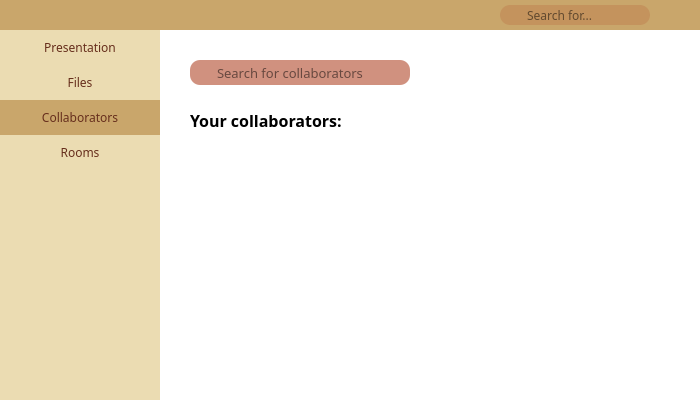
<?xml version="1.0" encoding="UTF-8"?>
<ui version="4.0">
 <class>Dialog</class>
 <widget class="QDialog" name="Dialog">
  <property name="geometry">
   <rect>
    <x>0</x>
    <y>0</y>
    <width>700</width>
    <height>400</height>
   </rect>
  </property>
  <property name="font">
   <font>
    <family>Montserrat,sans-serif</family>
    <pointsize>9</pointsize>
    <weight>50</weight>
    <italic>false</italic>
    <bold>false</bold>
   </font>
  </property>
  <property name="windowTitle">
   <string>Dialog</string>
  </property>
  <property name="styleSheet">
   <string notr="true">background-color: rgb(255, 255, 255);font-family: 'Montserrat', sans-serif;</string>
  </property>
  <widget class="QLabel" name="orizontalBar">
   <property name="geometry">
    <rect>
     <x>0</x>
     <y>0</y>
     <width>700</width>
     <height>30</height>
    </rect>
   </property>
   <property name="styleSheet">
    <string notr="true">background-color:#C9A66B;</string>
   </property>
   <property name="text">
    <string/>
   </property>
  </widget>
  <widget class="QLabel" name="lateralMenu">
   <property name="geometry">
    <rect>
     <x>0</x>
     <y>30</y>
     <width>160</width>
     <height>370</height>
    </rect>
   </property>
   <property name="styleSheet">
    <string notr="true">background-color:#EBDCB2</string>
   </property>
   <property name="text">
    <string/>
   </property>
  </widget>
  <widget class="QLabel" name="roomsLabel">
   <property name="geometry">
    <rect>
     <x>0</x>
     <y>135</y>
     <width>160</width>
     <height>35</height>
    </rect>
   </property>
   <property name="cursor">
    <cursorShape>PointingHandCursor</cursorShape>
   </property>
   <property name="styleSheet">
    <string notr="true">#roomsLabel{
background-color:#EBDCB2;
color : #662E1C;
}
#roomsLabel::hover{
background-color:#c49d5d;
}
</string>
   </property>
   <property name="text">
    <string>Rooms</string>
   </property>
   <property name="alignment">
    <set>Qt::AlignCenter</set>
   </property>
  </widget>
  <widget class="QLabel" name="filesLabel">
   <property name="geometry">
    <rect>
     <x>0</x>
     <y>65</y>
     <width>160</width>
     <height>35</height>
    </rect>
   </property>
   <property name="cursor">
    <cursorShape>PointingHandCursor</cursorShape>
   </property>
   <property name="styleSheet">
    <string notr="true">#filesLabel{
background-color:#EBDCB2;
color : #662E1C;
}
#filesLabel::hover{
background-color:#c49d5d;
}</string>
   </property>
   <property name="text">
    <string>Files</string>
   </property>
   <property name="alignment">
    <set>Qt::AlignCenter</set>
   </property>
  </widget>
  <widget class="QLabel" name="presentationLabel">
   <property name="geometry">
    <rect>
     <x>0</x>
     <y>30</y>
     <width>160</width>
     <height>35</height>
    </rect>
   </property>
   <property name="cursor">
    <cursorShape>PointingHandCursor</cursorShape>
   </property>
   <property name="styleSheet">
    <string notr="true">#presentationLabel{
background-color:#EBDCB2;
color : #662E1C;
}
#presentationLabel::hover{
background-color:#c49d5d;
}</string>
   </property>
   <property name="text">
    <string>Presentation</string>
   </property>
   <property name="alignment">
    <set>Qt::AlignCenter</set>
   </property>
  </widget>
  <widget class="QLabel" name="collabLabel">
   <property name="geometry">
    <rect>
     <x>0</x>
     <y>100</y>
     <width>160</width>
     <height>35</height>
    </rect>
   </property>
   <property name="cursor">
    <cursorShape>PointingHandCursor</cursorShape>
   </property>
   <property name="styleSheet">
    <string notr="true">#collabLabel{
background-color:#C9A66B;
color : #662E1C;
}
#collabLabel::hover{
background-color:#c49d5d;
}</string>
   </property>
   <property name="text">
    <string>Collaborators</string>
   </property>
   <property name="alignment">
    <set>Qt::AlignCenter</set>
   </property>
  </widget>
  <widget class="QLabel" name="arrowIcon">
   <property name="geometry">
    <rect>
     <x>10</x>
     <y>5</y>
     <width>20</width>
     <height>20</height>
    </rect>
   </property>
   <property name="cursor">
    <cursorShape>PointingHandCursor</cursorShape>
   </property>
   <property name="styleSheet">
    <string notr="true">#arrowIcon{
background-color:none;
}
#arrowIcon::hover{
background-color:#a18555;
}</string>
   </property>
   <property name="text">
    <string/>
   </property>
   <property name="pixmap">
    <pixmap>Images/back_arrow.png</pixmap>
   </property>
   <property name="scaledContents">
    <bool>true</bool>
   </property>
  </widget>
  <widget class="QLineEdit" name="searchInput">
   <property name="geometry">
    <rect>
     <x>500</x>
     <y>5</y>
     <width>150</width>
     <height>20</height>
    </rect>
   </property>
   <property name="styleSheet">
    <string notr="true">#searchInput{
background-color:rgb(175, 68, 37, 51); border-radius: 10px; border:none; padding-left:25px
}
#searchInput::hover{
cursor:text;
}</string>
   </property>
   <property name="placeholderText">
    <string>Search for...</string>
   </property>
  </widget>
  <widget class="QLabel" name="userIcon">
   <property name="geometry">
    <rect>
     <x>670</x>
     <y>1</y>
     <width>28</width>
     <height>28</height>
    </rect>
   </property>
   <property name="cursor">
    <cursorShape>PointingHandCursor</cursorShape>
   </property>
   <property name="styleSheet">
    <string notr="true">#userIcon{
background-color:none;
}
#userIcon::hover{
background-color:#a18555;
}</string>
   </property>
   <property name="text">
    <string/>
   </property>
   <property name="pixmap">
    <pixmap>Images/profile_image.png</pixmap>
   </property>
   <property name="scaledContents">
    <bool>true</bool>
   </property>
  </widget>
  <widget class="QLabel" name="presentationIcon">
   <property name="geometry">
    <rect>
     <x>15</x>
     <y>38</y>
     <width>21</width>
     <height>21</height>
    </rect>
   </property>
   <property name="styleSheet">
    <string notr="true">background-color:none;</string>
   </property>
   <property name="text">
    <string/>
   </property>
   <property name="pixmap">
    <pixmap>Images/present.png</pixmap>
   </property>
   <property name="scaledContents">
    <bool>true</bool>
   </property>
  </widget>
  <widget class="QLabel" name="collabIcon">
   <property name="geometry">
    <rect>
     <x>15</x>
     <y>108</y>
     <width>21</width>
     <height>21</height>
    </rect>
   </property>
   <property name="styleSheet">
    <string notr="true">background-color:none;</string>
   </property>
   <property name="text">
    <string/>
   </property>
   <property name="pixmap">
    <pixmap>Images/collab.png</pixmap>
   </property>
   <property name="scaledContents">
    <bool>true</bool>
   </property>
  </widget>
  <widget class="QLabel" name="roomsIcon">
   <property name="geometry">
    <rect>
     <x>15</x>
     <y>143</y>
     <width>21</width>
     <height>21</height>
    </rect>
   </property>
   <property name="autoFillBackground">
    <bool>false</bool>
   </property>
   <property name="styleSheet">
    <string notr="true">background-color:none;</string>
   </property>
   <property name="text">
    <string/>
   </property>
   <property name="pixmap">
    <pixmap>Images/room.png</pixmap>
   </property>
   <property name="scaledContents">
    <bool>true</bool>
   </property>
  </widget>
  <widget class="QLabel" name="filesIcon">
   <property name="geometry">
    <rect>
     <x>15</x>
     <y>73</y>
     <width>21</width>
     <height>21</height>
    </rect>
   </property>
   <property name="styleSheet">
    <string notr="true">background-color:none;</string>
   </property>
   <property name="text">
    <string/>
   </property>
   <property name="pixmap">
    <pixmap>Images/file.png</pixmap>
   </property>
   <property name="scaledContents">
    <bool>true</bool>
   </property>
  </widget>
  <widget class="QLineEdit" name="collabSearch">
   <property name="geometry">
    <rect>
     <x>190</x>
     <y>60</y>
     <width>220</width>
     <height>25</height>
    </rect>
   </property>
   <property name="font">
    <font>
     <family>Montserrat,sans-serif</family>
     <pointsize>10</pointsize>
    </font>
   </property>
   <property name="styleSheet">
    <string notr="true">#collabSearch {
color : #808080;
color: black;
background-color: rgb(175, 68, 37, 150);
border-radius: 10px;
border:none;
padding-left:25px;
}</string>
   </property>
   <property name="placeholderText">
    <string>Search for collaborators</string>
   </property>
  </widget>
  <widget class="QLabel" name="searchIcon">
   <property name="geometry">
    <rect>
     <x>505</x>
     <y>7</y>
     <width>15</width>
     <height>15</height>
    </rect>
   </property>
   <property name="cursor">
    <cursorShape>PointingHandCursor</cursorShape>
   </property>
   <property name="styleSheet">
    <string notr="true">background-color:none;</string>
   </property>
   <property name="text">
    <string/>
   </property>
   <property name="pixmap">
    <pixmap>Images/lupa_png.png</pixmap>
   </property>
   <property name="scaledContents">
    <bool>true</bool>
   </property>
  </widget>
  <widget class="QLabel" name="searchIcon_2">
   <property name="geometry">
    <rect>
     <x>198</x>
     <y>65</y>
     <width>15</width>
     <height>15</height>
    </rect>
   </property>
   <property name="cursor">
    <cursorShape>PointingHandCursor</cursorShape>
   </property>
   <property name="styleSheet">
    <string notr="true">background-color:none;</string>
   </property>
   <property name="text">
    <string/>
   </property>
   <property name="pixmap">
    <pixmap>Images/lupa_png.png</pixmap>
   </property>
   <property name="scaledContents">
    <bool>true</bool>
   </property>
  </widget>
  <widget class="QLabel" name="label">
   <property name="geometry">
    <rect>
     <x>190</x>
     <y>105</y>
     <width>170</width>
     <height>30</height>
    </rect>
   </property>
   <property name="font">
    <font>
     <family>Montserrat,sans-serif</family>
     <pointsize>12</pointsize>
     <weight>75</weight>
     <bold>true</bold>
    </font>
   </property>
   <property name="text">
    <string>Your collaborators:</string>
   </property>
  </widget>
 </widget>
 <resources/>
 <connections/>
</ui>
